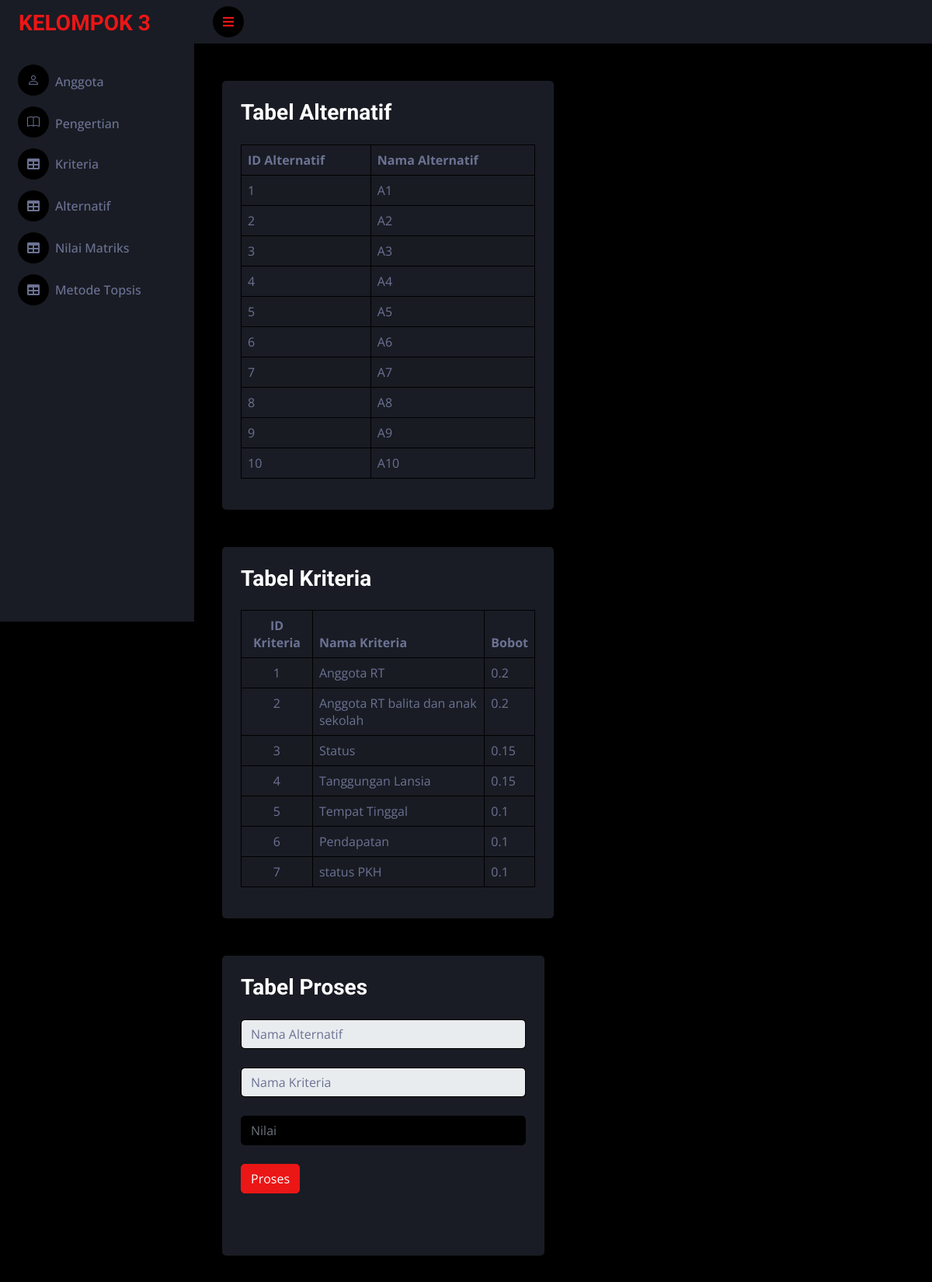
The page /nilmat.php (upper part) on the database its author committed.
### tables this page shows
CREATE TABLE `tab_alternatif` (
  `id_alternatif` int(10) NOT NULL,
  `nama_alternatif` varchar(50) NOT NULL
);

CREATE TABLE `tab_kriteria` (
  `id_kriteria` int(10) NOT NULL,
  `nama_kriteria` varchar(50) NOT NULL,
  `bobot` float NOT NULL,
  `status` varchar(20) NOT NULL
);

### nilmat.php (the view, shortened to what this page needs)
<?php
include("koneksi.php");
?>
<head>
    <link href="https://cdnjs.cloudflare.com/ajax/libs/font-awesome/5.10.0/css/all.min.css" rel="stylesheet">
    <link href="https://cdn.jsdelivr.net/npm/bootstrap-icons@1.4.1/font/bootstrap-icons.css" rel="stylesheet">
    <link href="lib/owlcarousel/assets/owl.carousel.min.css" rel="stylesheet">
    <link href="lib/tempusdominus/css/tempusdominus-bootstrap-4.min.css" rel="stylesheet" />
    <link href="css/bootstrap.min.css" rel="stylesheet">
    <link href="css/style.css" rel="stylesheet">
</head>
<body>
    <div class="container-fluid position-relative d-flex p-0">
        <div class="sidebar pe-4 pb-3">
            <nav class="navbar bg-secondary navbar-dark">
                <a href="index.php" class="navbar-brand mx-4 mb-3">
                    <h3 class="text-primary">KELOMPOK 3</h3>
                </a>
                <div class="navbar-nav w-100">
                    <a href="kelompok.php" class="nav-item nav-link"><i class="bi bi-person me-2"></i>Anggota</a>
                    <a href="index.php" class="nav-item nav-link"><i class="bi bi-book me-2"></i>Pengertian</a>
                    <a href="kriteria.php" class="nav-item nav-link"><i class="fa fa-table me-2"></i>Kriteria</a>
                    <a href="alternatif.php" class="nav-item nav-link"><i class="fa fa-table me-2"></i>Alternatif</a>
                    <a href="nilmat.php" class="nav-item nav-link"><i class="fa fa-table me-2"></i>Nilai Matriks</a>
                    <a href="hasiltopsis.php" class="nav-item nav-link"><i class="fa fa-table me-2"></i>Metode Topsis</a>
                </div>
            </nav>
        </div>
        <div class="content">
            <nav class="navbar navbar-expand bg-secondary navbar-dark sticky-top px-4 py-2">
                <a href="#" class="sidebar-toggler flex-shrink-0">
                    <i class="fa fa-bars"></i>
                </a>
            </nav>
            <div class="container-fluid pt-4 px-4">
                <div class="row">
                    <div class="container-fluid pt-4 px-4">
                        <div class="row g-4">
                            <div class="col-sm-12 col-xl-6">
                                <div class="bg-secondary rounded h-100 p-4">
                                    <h3 class="mb-4">Tabel Alternatif</h3>
                                    <div class="row">
                                        <div class="col-lg-12">
                                            <?php
                                            $sql = $koneksi->query('SELECT * FROM tab_alternatif');
                                            ?>
                                            <table class="table table-striped table-bordered table-hover">
                                                <thead>
                                                    <tr>
                                                        <th>ID Alternatif</th>
                                                        <th>Nama Alternatif</th>
                                                    </tr>
                                                </thead>
                                                <tbody>
                                                    <?php
                                                    while ($row = $sql->fetch_array()) {
                                                        echo ("<tr><td align=\"left\">" . $row[0] . "</td>");
                                                        echo ("<td align=\"left\">" . $row[1] . "</td>");
                                                        echo "</tr>";
                                                    }
                                                    ?>
                                                </tbody>
                                            </table>
                                        </div>
                                    </div>
                                </div>
                            </div>
                            <div class="container-fluid pt-4">
                                <div class="row g-4">
                                    <div class="col-sm-12 col-xl-6">
                                        <div class="bg-secondary rounded h-100 p-4">
                                            <h3 class="mb-4">Tabel Kriteria</h3>
                                            <div class="row">
                                                <div class="col-lg-12">
                                                    <?php
                                                    $sql = $koneksi->query('SELECT * FROM tab_kriteria');
                                                    ?>
                                                    <table class="table table-striped table-bordered table-hover">
                                                        <thead>
                                                            <tr>
                                                                <th class="text-center">ID Kriteria</th>
                                                                <th>Nama Kriteria</th>
                                                                <th>Bobot</th>
                                                            </tr>
                                                        </thead>
                                                        <tbody>
                                                            <?php
                                                            while ($row = $sql->fetch_array()) {
                                                                echo ("<tr><td align=\"center\">" . $row[0] . "</td>");
                                                                echo ("<td align=\"left\">" . $row[1] . "</td>");
                                                                echo ("<td align=\"left\">" . $row[2] . "</td>");
                                                                echo "</tr>";
                                                            }
                                                            ?>
                                                        </tbody>
                                                    </table>
                                                </div>
                                            </div>
                                        </div>
                                    </div>
                                </div>
                            </div>
                            <div class="row g-4">
                                <div class="col-sm-12 col-xl-6">
                                    <div class="bg-secondary rounded h-100 p-4">
                                        <h3 class="mb-4">Tabel Proses</h3>
                                        <form class="form" action="tambahnilmat.php" method="post">
                                            <div class="form-group my-4">
                                                <select class="form-control" name="alter">
                                                    <option>Nama Alternatif</option>
                                                </select>
                                            </div>
                                            <div class="form-group my-4">
                                                <select class="form-control" name="krit">
                                                    <option>Nama Kriteria</option>
                                                </select>
                                            </div>
                                            <div class="form-group my-4">
                                                <input class="form-control" type="text" name="nilai" placeholder="Nilai">
                                            </div>
                                            <div class="form-group">
                                                <button class="btn btn-primary mb-3" type="submit" class="btn btn-success">Proses</button>
                                            </div>
                                        </form>
                                    </div>
                                </div>
                            </div>
                            <div class="container">
                                <div class="row">
                                    <div class="col-lg-12">
                                        <div class="panel panel-default">
                                            <h3 class="panel-heading my-4 pt-4">
                                            </h3>
                                        </div>
                                    </div>
                                </div>
                            </div>
                        </div>
                    </div>
</body>
</html>

### css/style.css (style rules this page uses)
.btn { transition: .5s; }
.sidebar { position: fixed; top: 0; left: 0; bottom: 0; width: 250px; height: 100vh; overflow-y: auto; background: var(--secondary); transition: 0.5s; z-index: 999; }
.content { margin-left: 250px; min-height: 100vh; background: var(--dark); transition: 0.5s; }
@media (min-width: 992px) { .sidebar { margin-left: 0; } }
@media (min-width: 992px) { .content { width: calc(100% - 250px); } }
.sidebar .navbar .navbar-nav .nav-link { padding: 7px 20px; color: var(--light); font-weight: 500; border-left: 3px solid var(--secondary); border-radius: 0 30px 30px 0; outline: none; }
.sidebar .navbar .navbar-nav .nav-link i { width: 40px; height: 40px; display: inline-flex; align-items: center; justify-content: center; background: var(--dark); border-radius: 40px; }
.content .navbar .sidebar-toggler, .content .navbar .navbar-nav .nav-link i { width: 40px; height: 40px; display: inline-flex; align-items: center; justify-content: center; background: var(--dark); border-radius: 40px; }

### rows shown on the page
tab_alternatif: id_alternatif "1", nama_alternatif "A1"
tab_alternatif: id_alternatif "2", nama_alternatif "A2"
tab_alternatif: id_alternatif "3", nama_alternatif "A3"
tab_alternatif: id_alternatif "4", nama_alternatif "A4"
tab_alternatif: id_alternatif "5", nama_alternatif "A5"
tab_alternatif: id_alternatif "6", nama_alternatif "A6"
tab_alternatif: id_alternatif "7", nama_alternatif "A7"
tab_alternatif: id_alternatif "8", nama_alternatif "A8"
tab_alternatif: id_alternatif "9", nama_alternatif "A9"
tab_alternatif: id_alternatif "10", nama_alternatif "A10"
tab_kriteria: id_kriteria "1", nama_kriteria "Anggota RT", bobot "0.2"
tab_kriteria: id_kriteria "2", nama_kriteria "Anggota RT balita dan anak sekolah", bobot "0.2"
tab_kriteria: id_kriteria "3", nama_kriteria "Status", bobot "0.15"
tab_kriteria: id_kriteria "4", nama_kriteria "Tanggungan Lansia", bobot "0.15"
tab_kriteria: id_kriteria "5", nama_kriteria "Tempat Tinggal", bobot "0.1"
tab_kriteria: id_kriteria "6", nama_kriteria "Pendapatan", bobot "0.1"
tab_kriteria: id_kriteria "7", nama_kriteria "status PKH", bobot "0.1"
